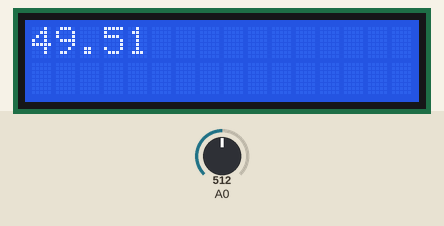
Recording of a sketch running on a simulated Arduino Uno, built with avr-gcc and run on an emulated ATmega328P. Shown: 16×2 character LCD. The test bench sets the inputs (shaded band); at power-on: A0 = 512.

Above: at 1.2 s.
1.3 s: A0 set to 0
At 4.7 s:
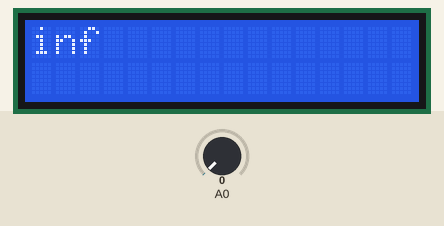
8.5 s: A0 set to 122
At 12.4 s:
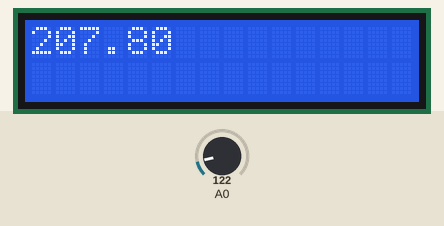
15.0 s: A0 set to 306
At 18.0 s:
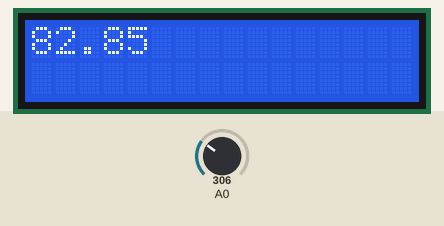
Timing chart, 0 to 19.5 s (numbered marks = the images above; inputs shaded):
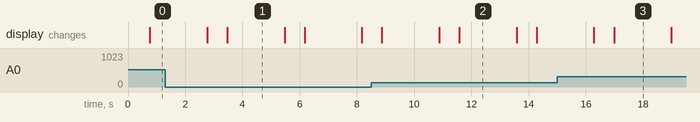

The sketch:

temp.ino
```cpp
#include<LiquidCrystal.h>
LiquidCrystal lcd(7,6,5,4,3,2);
int l=0;
float cel;
float perc,k;
void setup() {

  lcd.begin(16,2);
  pinMode(A0,INPUT);

}

void loop() {

 l=analogRead(A0);
 perc = 1023.99*100;
 lcd.clear();
 perc/=l;
 cel = perc/4.0392 ;
 delay(700);
 lcd.print(cel);
 delay(2000);

}
```

Measured:
- after the input at 1.3 s, the display: first differs from a run without the input after 2.2 s (image 1)
- after the input at 8.5 s, the display: first differs from a run without the input after 3.1 s (image 2)
- after the input at 15.0 s, the display: first differs from a run without the input after 2.0 s (image 3)
- what the display in image 1 shows lasts 2.0 s, from 3.5 s to 5.5 s
